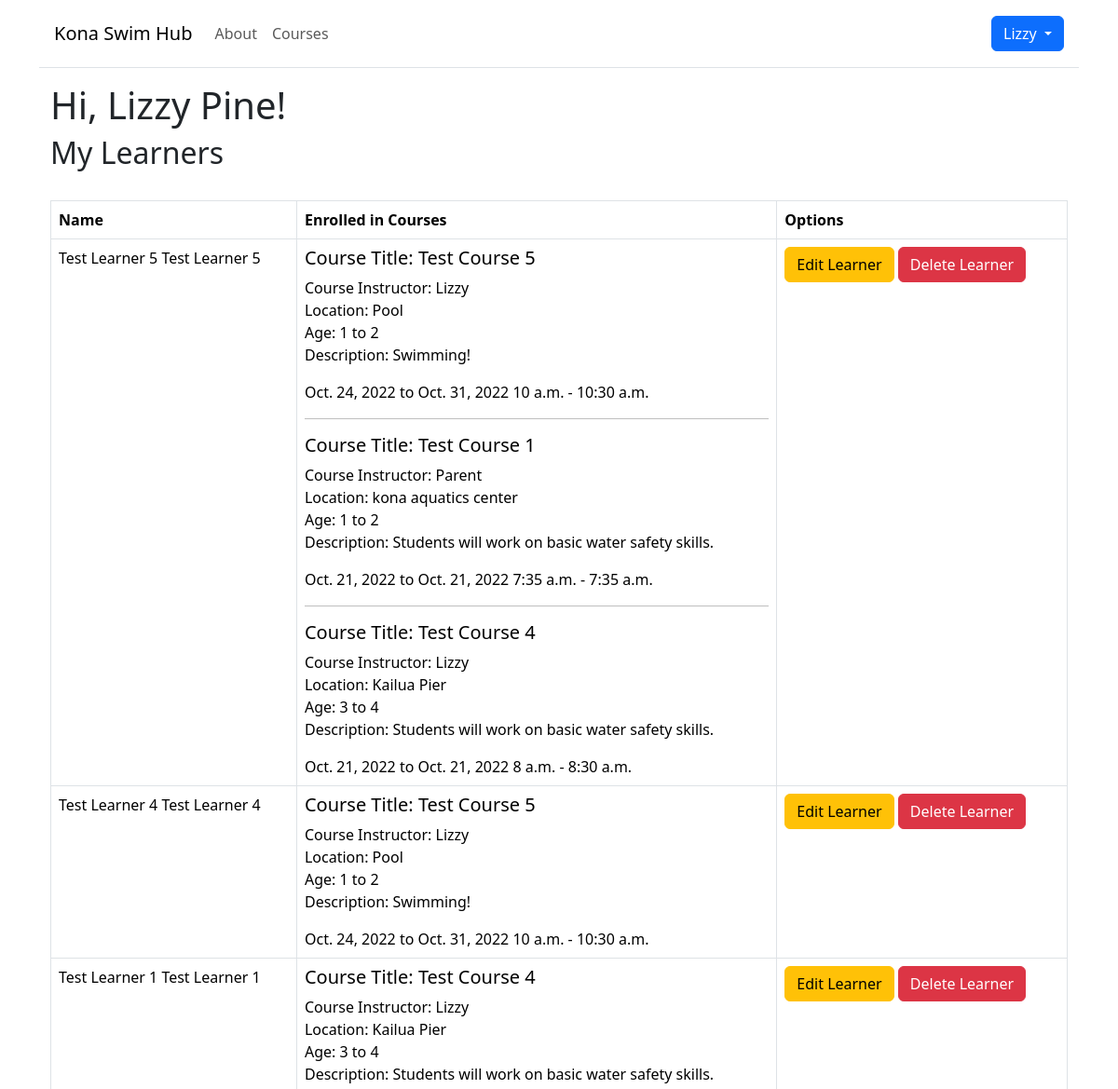
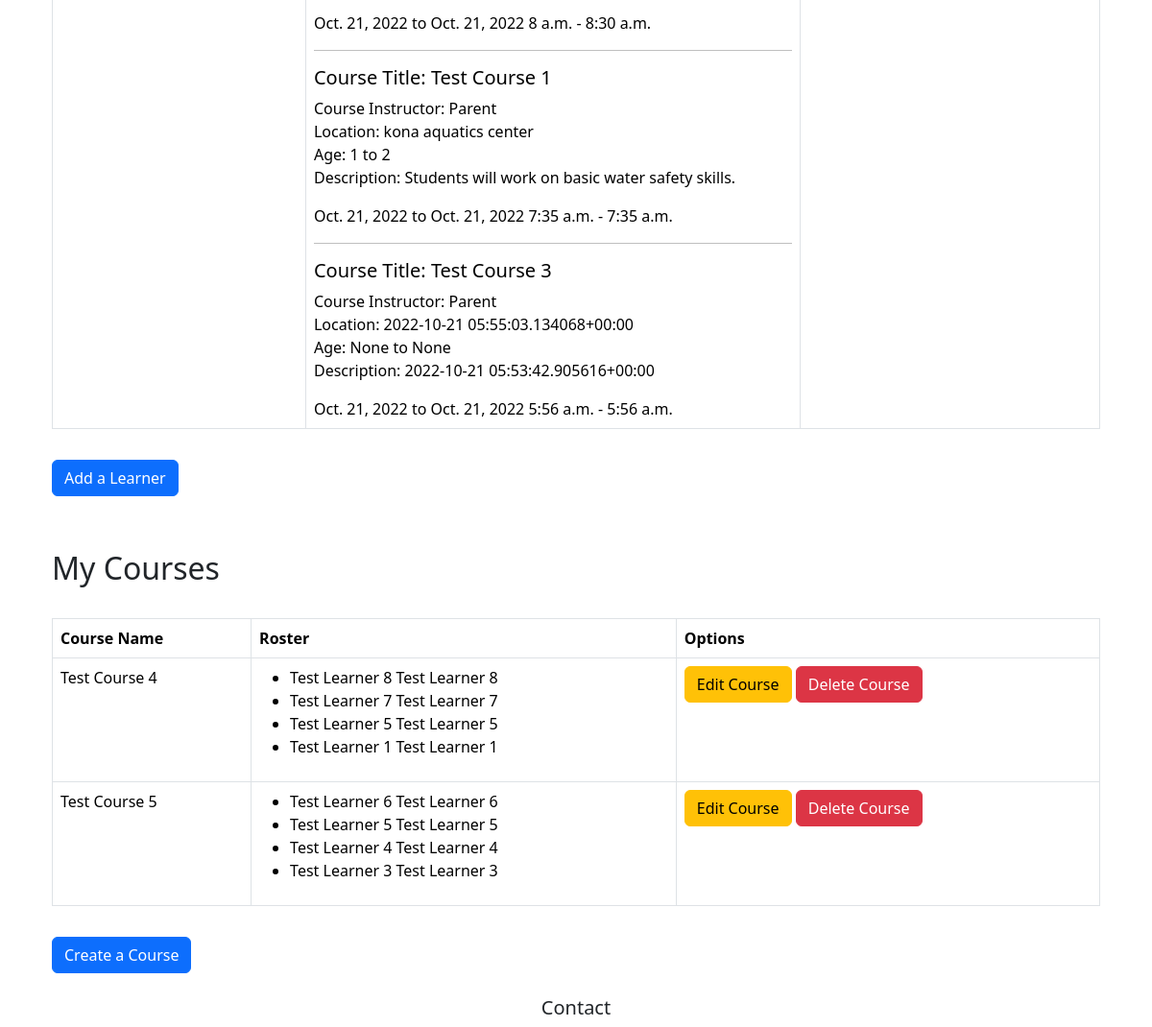
The page /accounts/my-account/ (signed in) on the database its author committed (2 pictures, top to bottom).
### accounts/models.py (models this page shows, shortened)
class CustomUser(AbstractUser):
    email = models.EmailField(max_length=200)
    password = models.CharField(max_length=200)
    first_name = models.CharField(max_length = 100)
    last_name = models.CharField(max_length = 100)
    is_instructor = models.BooleanField(default=False)
    course_created = models.ForeignKey('lessons.Course', null=True, on_delete=models.CASCADE)

class Learner(models.Model):
    associated_with_user = models.ForeignKey(CustomUser, on_delete=models.CASCADE, default=None, blank=True, null=True)
    first_name = models.CharField(max_length = 100)
    last_name = models.CharField(max_length = 100)
    birthday = models.DateField()
    def __str__(self):
        return self.first_name[:50] + " " + self.last_name[:50]

### lessons/models.py (models this page shows, shortened)
class Course(models.Model):
    course_instructor = models.ForeignKey(CustomUser, on_delete=models.CASCADE, null=True) # Check this: When User is deleted, also delete the Course.
    course_title = models.CharField(max_length=100, default=None)
    course_description = models.CharField(max_length=250)
    course_age_range_min = models.IntegerField(null=True)
    course_age_range_max = models.IntegerField(null=True)
    course_location = models.CharField(max_length=100)
    course_start_date = models.DateField(help_text="Enter the date this course will begin.")
    course_end_date = models.DateField(help_text="Enter the date this course will end.")
    course_day_of_week = models.CharField(max_length=100, blank=True)
    course_start_time = models.TimeField(help_text="Enter the start time for this course in Hawaii Standard Time (e.g., 01:00 PM).")
    course_end_time = models.TimeField(help_text="Enter the end time for this course in Hawaii Standard Time(e.g., 02:00 PM).")
    num_spots_available = models.IntegerField()
    course_price = models.DecimalField(max_digits=10, decimal_places=2)
    learner_on_roster = models.ManyToManyField(to=Learner, related_name="learners", blank=True)
    def __str__(self):
        return self.course_title[:50]

### accounts/views.py (the view)
# urls.py: path("my-account/", views.my_account_view, name="my-account"),
@login_required
def my_account_view (request):
    learners = Learner.objects.filter(associated_with_user=request.user)
    learner_courses = dict.fromkeys(learners)
    for learner in learners:
        course_list = Course.objects.filter(learner_on_roster=learner).values('course_title', 'course_instructor_id__first_name', 'course_description',
        'course_age_range_min', 'course_age_range_max', 'course_location', 'course_start_date', 'course_end_date', 'course_start_time', 'course_end_time')
        learner_courses[learner] = course_list
    courses = Course.objects.filter(course_instructor=request.user)
    rosters = dict.fromkeys(courses)
    for course in courses:
        roster = Learner.objects.filter(learners=course).values('first_name', 'last_name')
        rosters[course] = roster
    context = {
        "learners": learners,
        "learner_courses": learner_courses,
        "courses": courses,
        "rosters": rosters
    }
    return render(request, "my-account.html", context)

### templates/my-account.html (shortened to what this page needs)
{% extends "base.html" %}
{% block content %}
<div class="container">
  <h1>Hi, {{ user.first_name }} {{ user.last_name }}!</h1>
  <h2>My Learners</h2>
  <div class="row my-3">
    <div class="course-table-container">
      <table class="table table-bordered table-hover">
        <thead>
          <tr>
            <th>Name </th>
            <th>Enrolled in Courses </th>
            <th>Options</th>
          </tr>
        </thead>
        <tbody>
          {% for learner, courses in learner_courses.items %}
          <tr>
            <td>{{ learner }}</td>
            <td>
              {% for course in courses %}
              <h5> Course Title: {{ course.course_title }}</h5>
              <h7>Course Instructor: {{ course.course_instructor_id__first_name }}</h7>
              <br>
              <h7> Location: {{ course.course_location }}</h7>
              <br>
              <h7> Age: {{ course.course_age_range_min }} to {{ course.course_age_range_max }}</h7>
              <br>
              <p> Description: {{ course.course_description }} </p>
              <h7> {{ course.course_start_date }} to {{ course.course_end_date }}</h7>
              <h7> {{ course.course_start_time }} - {{ course.course_end_time }}</h7>
              <hr class="enrolled-course-description">
              {% endfor %}
            </td>
            <td>
              <a href=" {% url 'learner-update' learner.pk %}" class="btn btn-warning" role="button">Edit Learner</a>
              <a href="{% url 'learner-delete' learner.pk %}" class="btn btn-danger">Delete Learner</a>
            </td>
            {% empty %}
            <h7>You don't have any learners registered yet.</h7>
            {% endfor %}
          </tr>
        </tbody>
      </table>
    </div>
  </div>
  <div>
    <a href=" {% url 'learner-add' %}" class="btn btn-primary" role="button">Add a Learner</a>
  </div>
  <div style="margin-top: 3.5em;">
    <h2>My Courses</h2>
    <div class="row my-3">
      <div class="course-table-container">
        <table class="table table-bordered table-hover">
          <thead>
            <tr>
              <th>Course Name</th>
              <th>Roster</th>
              <th>Options</th>
            </tr>
          </thead>
          <tbody>
            <tr>
              {% for course, roster in rosters.items %}
              <td>{{ course }} </td>
              <td>
                <ul>
                  {% for learner in roster %}
                  <li>{{ learner.first_name }} {{ learner.last_name }}</li>
                  {% endfor %}
                </ul>
              </td>
              <td>
                <a href=" {% url 'course-edit' course.pk %}" class="btn btn-warning" role="button">Edit Course</a>
                <a href="{% url 'course-delete' course.pk %}" class="btn btn-danger">Delete Course</a>
              </td>
            </tr>
            {% empty %}
            <h7>You haven't created any courses yet.</h7>
            {% endfor %}
          </tbody>
        </table>
      </div>
    </div>
    <div>
      <a href=" {% url 'course_create' %}" class="btn btn-primary" role="button">Create a Course</a>
    </div>
  </div>
</div>
{% endblock content %}

### templates/base.html (shortened to what this page needs)
{% load static %}
<!doctype html>
<html lang="en">
<head>
    <link href="https://cdn.jsdelivr.net/npm/bootstrap@5.2.2/dist/css/bootstrap.min.css" rel="stylesheet"
>
    <link href="{% static 'css/base.css' %}" rel="stylesheet">
    {% load bootstrap5 %}
    {% bootstrap_css %}
</head>
<div class="container pb-4">
    {% if user.is_authenticated %}
    <nav class="navbar navbar-expand-sm p-3 mb-3 border-bottom">
        <a class="navbar-brand" href="{% url 'home' %}">Kona Swim Hub</a>
        <div class="collapse navbar-collapse justify-content-between" id="navbarText">
            <ul class="navbar-nav mr-auto">
                <li class="nav-item">
                    <a class="nav-link" href="{% url 'about' %}">About </a>
                </li>
                <li class="nav-item">
                    <a class="nav-link" href="{% url 'course_list' %}">Courses </a>
                </li>
            </ul>
            <div class="btn-group">
                <button type="button" class="btn btn-primary dropdown-toggle" data-bs-toggle="dropdown"
                    aria-expanded="false">
                    {{ user.first_name }}
                </button>
            </div>
        </div>
    </nav>
    {% endif %}
    {% block content %}
    {% endblock content %}
</div>
<footer class="footer">
    <div class="row">
        <div class="col-sm-3 col-sm-12 text-center">
            <h5>Contact</h5>
        </div>
    </div>
</footer>
</html>

### static/css/base.css (style rules this page uses)
.course-table-container { padding-top: 1em; }

### rows shown on the page
CustomUser: first_name "Lizzy", last_name "Pine"
Learner: first_name+last_name "Test Learner 5 Test Learner 5", first_name "Test Learner 5", last_name "Test Learner 5"
Course: course_title "Test Course 5", course_instructor_id__first_name "Lizzy", course_location "Pool", course_age_range_min "1", course_age_range_max "2", course_description "Swimming!", course_start_date "Oct. 24, 2022", course_end_date "Oct. 31, 2022", course_start_time "10 a.m.", course_end_time "10:30 a.m.", first_name "Test Learner 6" "Test Learner 3", last_name "Test Learner 6" "Test Learner 3"
Course: course_title "Test Course 1", course_instructor_id__first_name "Parent", course_location "kona aquatics center", course_age_range_min "1", course_age_range_max "2", course_description "Students will work on basic water safety skills.", course_start_date "Oct. 21, 2022", course_end_date "Oct. 21, 2022", course_start_time "7:35 a.m.", course_end_time "7:35 a.m.", course_title "Test Course 4", course_instructor_id__first_name "Lizzy", course_location "Kailua Pier", course_age_range_min "3", course_age_range_max "4", course_start_time "8 a.m.", course_end_time "8:30 a.m.", course_title "Test Course 3", course_location "2022-10-21 05:55:03.134068+00:00", course_age_range_min "None", course_age_range_max "None", course_description "2022-10-21 05:53:42.905616+00:00", course_start_time "5:56 a.m.", course_end_time "5:56 a.m.", first_name "Test Learner 8" "Test Learner 7", last_name "Test Learner 8" "Test Learner 7"
Learner: first_name+last_name "Test Learner 4 Test Learner 4", first_name "Test Learner 4", last_name "Test Learner 4"
Learner: first_name+last_name "Test Learner 1 Test Learner 1", first_name "Test Learner 1", last_name "Test Learner 1"
